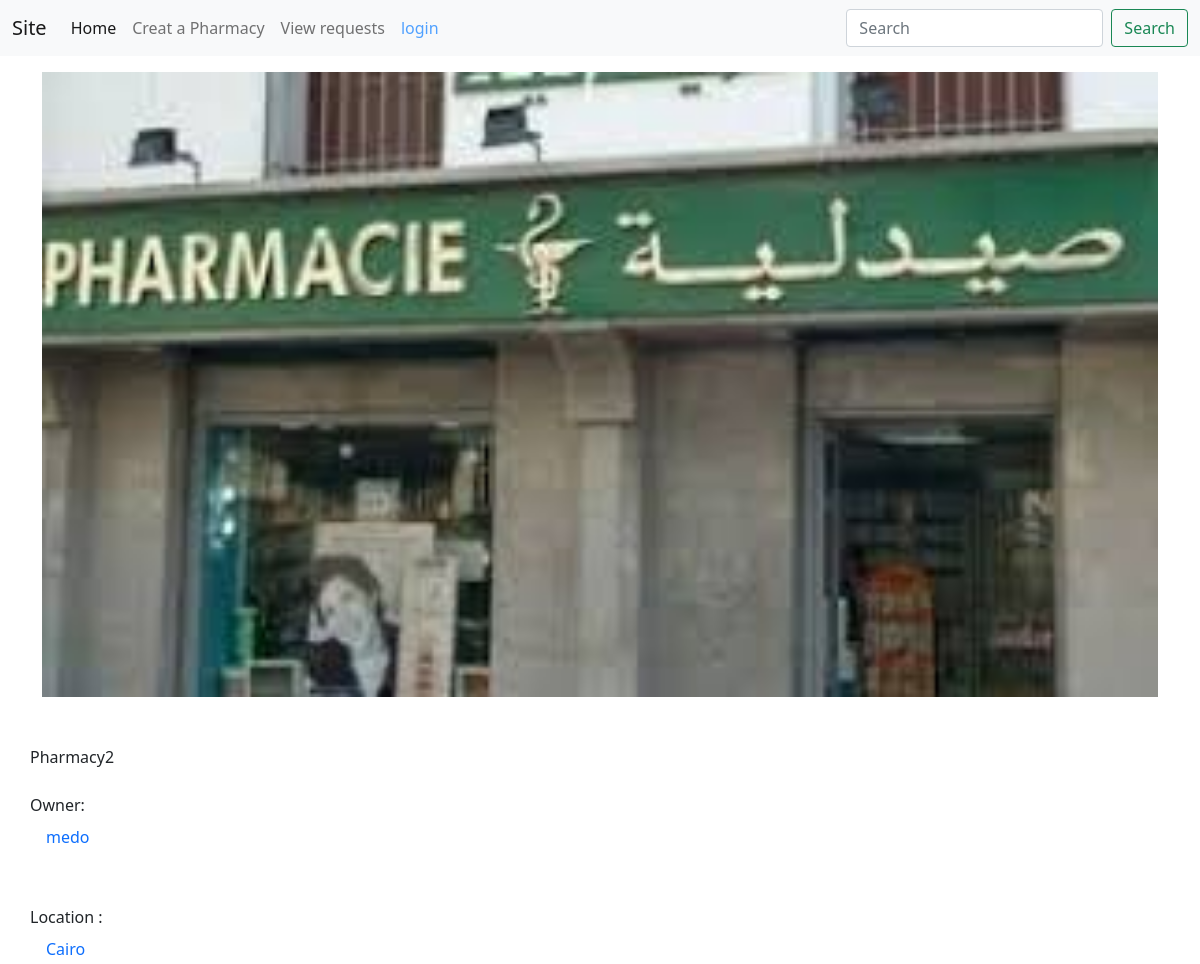
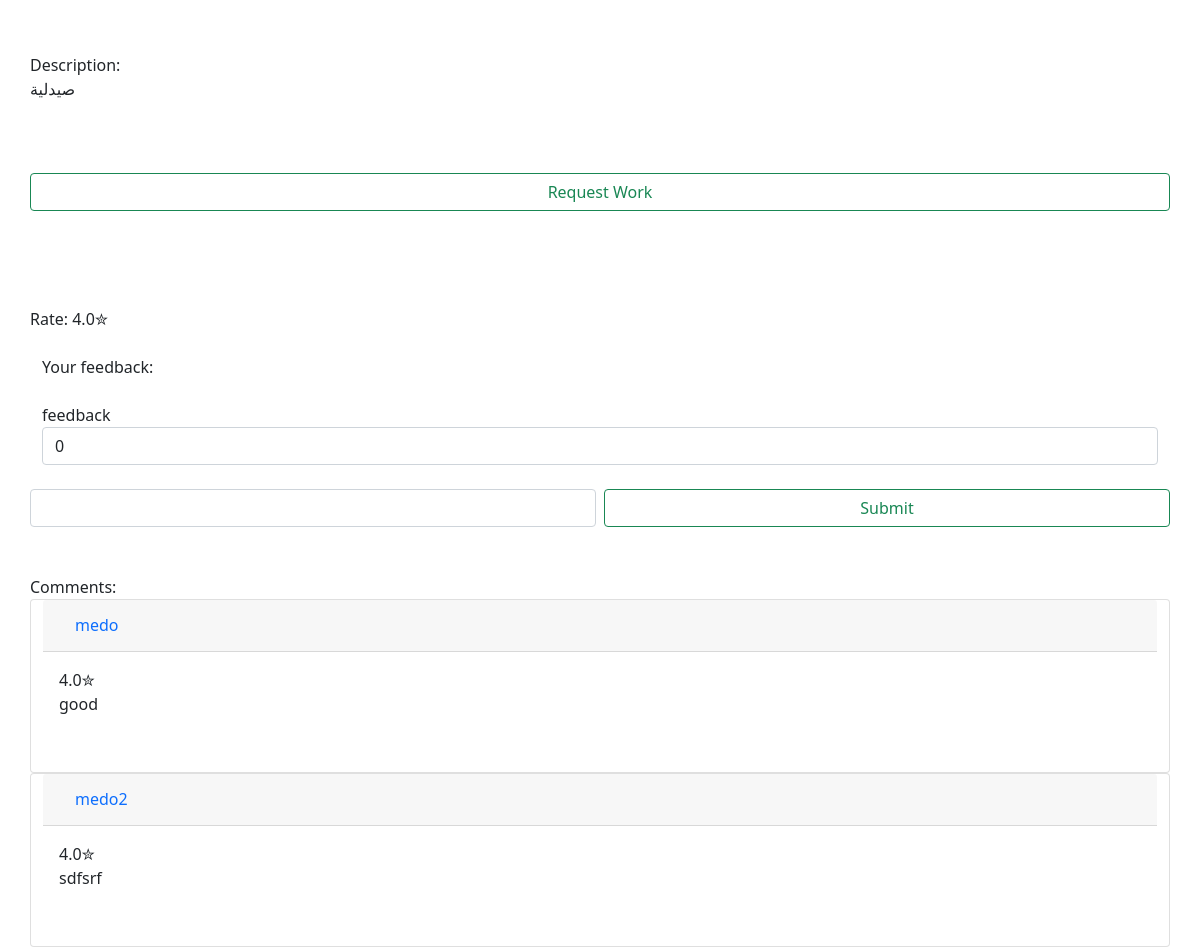
Page /pharmacy/3/ on the committed database (2 pictures, top to bottom).
### app/models.py (models this page shows, shortened)
class Pharmacy(models.Model):
    user=models.ForeignKey(settings.AUTH_USER_MODEL,
        on_delete=models.CASCADE)
    Title = models.CharField(max_length=200)
    description=models.TextField()
    feed=models.DecimalField(max_digits=5,decimal_places=1,default=Decimal(3.0),null=True,blank=True)
    numoffeeds=models.DecimalField(max_digits=10**9,decimal_places=1,default=Decimal(0.0),null=True,blank=True)
    image = models.ImageField(default="")
    location=models.ForeignKey(government,on_delete=models.CASCADE,default=0)
    info_for_accepted_requests=models.TextField(default='')
    open=models.BooleanField(default=True)

class government(models.Model):
    text=models.CharField(max_length=100)
    def __str__(self):
        return self.text

class feedback(models.Model):
    phid=models.ForeignKey(Pharmacy,on_delete=models.CASCADE)
    user=models.ForeignKey(settings.AUTH_USER_MODEL,on_delete=models.CASCADE)
    value=models.DecimalField(max_digits=5,decimal_places=1,default=Decimal(3.0),null=True,blank=True)
    Comment=models.TextField()

### app/views.py (the view, shortened to what this page needs)
# urls.py: path('pharmacy/<int:id>/',pharmacyshow,name='pharmacy'),
def pharmacyshow(request,id):
    ph=Pharmacy.objects.get(id=id)
    feed=""
    feeds=""
    ee=False
    g=True
    try:
        feeds = list(feedback.objects.filter(phid=ph))
    except:
        []
    try:
        feed = feedback.objects.get(phid=ph, user=request.user)
        fd=feed
    except:
        fd=feedback()
        g=False
    e=False
    return render(request,template_name="pharmacy.html",context={"ph":ph,'feed':feed,"feeds":feeds,"usr":User,"e":e,"ee":ee,"f":int(ph.numoffeeds)})

### templates/pharmacy.html (shortened to what this page needs)
<!DOCTYPE html>
{% extends 'Base.html' %}
{% block content %}
<html lang="en">
<head>
</head>
<body>
<div class="container">
<div class="row">
    <div class="row" style="padding:0px;margin:0%;"><img src="{{ph.image.url}}" class="img-fluid" alt="Responsive image"/><br><br>
    {{ph.Title}}
<br>
<br>
Owner:<a href="{% url 'profile' ph.user.id %}" class="nav-link"> {{ph.user}}</a>
<br>
<br>
Location :<a href="{% url 'home' ph.location.id %}" class="nav-link"> {{ph.location}}</a>
<br>
<br>
Description:<br>{{ph.description}}
<br><br>
<br><br>
        {% if  ph.open %}
<a href="{% url 'requestwork' ph.id %}" class="btn btn-outline-success">Request&nbsp;Work</a>
<br><br>
{% else %}
<label style="color:red">Requesting work is closed</label>
{% endif %}<br><br>
Rate:
{% if f == 0 %}
unrated
{% else %}
{{ph.feed}}✮
{% endif %}
<br>
<br>
<form action="" method="POST">
    Your feedback:{{feed.value}}<br><br>
    feedback
<select name="feed" id="feed" style="width:50" class="form-control" >
  <option value="0">0</option>
</select>
    <br>
    <div class="row">
    <input value="{{feed.Comment}}" name="comment" class="col form-control me-2" />
    <input  type="submit" class="col btn btn-outline-success"/></div>
</form>
<br><br>
Comments:
{% for fd2 in feeds %}
<div class="card">
  <h6 class="card-header"><a href="{% url 'profile' fd2.user.id %}" class="nav-link">{{fd2.user.username}}</a></h6>
  <div class="card-body">{{fd2.value}}✮
    <p>{{fd2.Comment}}</p>
</div>
    <br>
</div>
{% endfor %}
<br>
<br>
           </div>
</div>
</div>
</body>
</html>
{% endblock %}

### rows in the picture
Pharmacy: image (picture), Title "Pharmacy2", user "medo", location "Cairo", description "صيدلية", feed "4.0"
feedback: user.username "medo", value "4.0", Comment "good"
feedback: user.username "medo2", value "4.0", Comment "sdfsrf"
